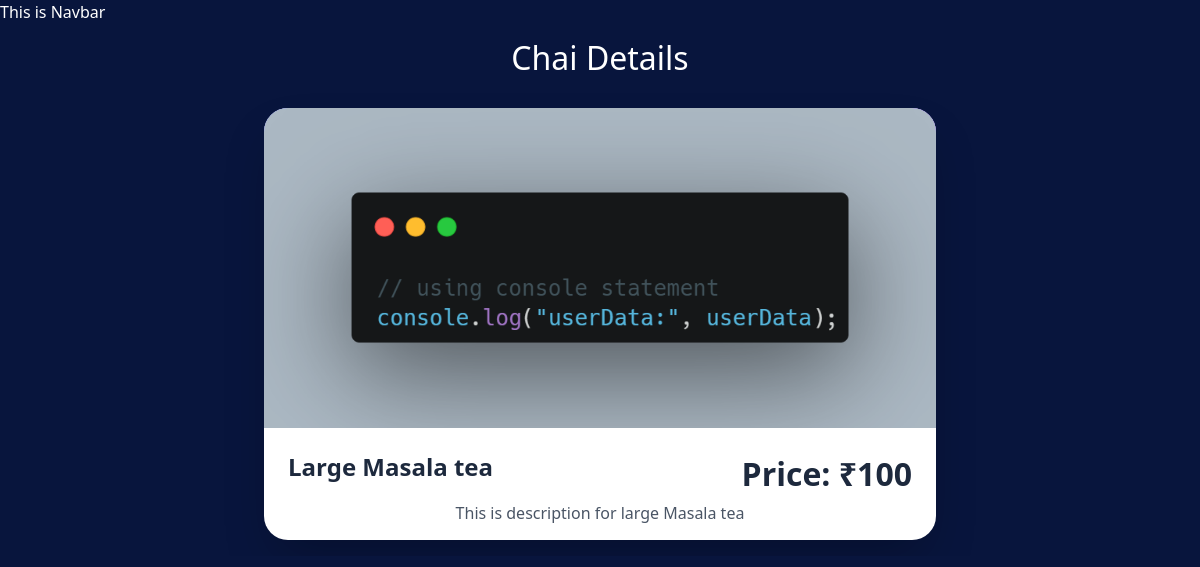
The page /myapp/4/ on the database its author committed.
### myapp/models.py (models this page shows, shortened)
class ChaiVarity(models.Model):
    CHAI_TYPE_CHOICE = [
        ('ML', 'MASALA'),
        ('GR', 'GINGER'),
        ('KL', 'KIWI'),
        ('PL', 'PLAIN'),
        ('EL', 'ELACHI'),
    ]
    name = models.CharField(max_length=100)
    image = models.ImageField(upload_to='myapps/')
    price = models.IntegerField(default=0)
    date_added = models.DateTimeField(default=timezone.now)
    type = models.CharField(max_length=2, choices=CHAI_TYPE_CHOICE)
    description = models.TextField(default='')

### myapp/views.py (the view)
# urls.py: path('<int:chai_id>/', views.chai_detail, name='chai_detail'),
def chai_detail(request, chai_id):
    chai = get_object_or_404(ChaiVarity, pk=chai_id)
    return render(request, 'myapp/chai_detail.html', {'chai': chai})

### myapp/templates/myapp/chai_detail.html (shortened to what this page needs)
{% extends "layout.html" %}
{% block content %}
<div class="max-w-4xl mx-auto p-4 max-h-screen flex flex-col items-center justify-center overflow-hidden">
    <h2 class="text-center mb-8 text-white text-4xl font-light">Chai Details</h2>
    <div class="bg-white rounded-3xl shadow-2xl overflow-hidden max-w-2xl w-full transition-all duration-300 ease-in-out hover:-translate-y-2 hover:shadow-3xl group">
        <div class="relative w-full h-96 overflow-hidden bg-gradient-to-br from-indigo-400 to-purple-600 flex items-center justify-center md:h-80 sm:h-64">
            <img class="w-full h-full object-cover transition-transform duration-300 ease-in-out group-hover:scale-105" src="{{chai.image.url}}" alt="{{chai.name}}">
        </div>
        <div class="p-8 md:p-6 sm:p-6">
            <div class="flex justify-between items-start mb-4">
                <h3 class="text-3xl font-semibold text-slate-800 leading-tight md:text-2xl sm:text-xl flex-1">{{chai.name}}</h3>
                <h2 class="text-2xl font-semibold text-slate-800 md:text-xl sm:text-lg ml-4">Price: ₹{{chai.price}}</h2>
            </div>
            <div class="text-center">
                <p class="text-lg leading-relaxed text-gray-600 m-0 md:text-base">{{chai.description}}</p>
            </div>
        </div>
    </div>
</div>
{% endblock %}

### static/style.css (style rules this page uses)
body { background-color: #08153d; color: #ffff; }
h2 { text-align: center; font-size: 2em; }
p { font-size: 16px; line-height: 3.5px; }

### rows shown on the page
ChaiVarity: image (picture), name "Large Masala tea", price "100", description "This is description for large Masala tea"
